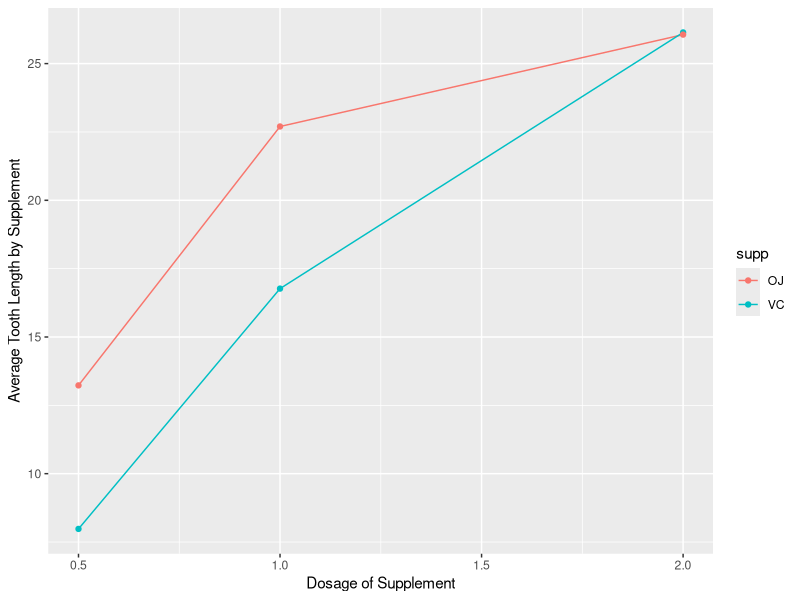

This figure's R source:
## ---- chunk 1
knitr::opts_chunk$set(echo = FALSE)

# check dependencies
if (!require(datasets)){
        install.packages("datasets")
        require(datasets)
}

if (!require(data.table)){
        install.packages("data.table")
        require(data.table)
}

if (!require(ggplot2)){
        install.packages("ggplot2")
        require(ggplot2)
}

## ---- chunk 2
head(ToothGrowth)
## ---- chunk 3
summary(ToothGrowth)
## ---- chunk 4
tg <- as.data.table(ToothGrowth)
setkey(tg, "len")
tg[, avg := mean(len), by = .(supp,dose)]
## ---- chunk 5
d <- unique(tg[,.(supp, dose, avg)][order(-avg)])

print(d)
## ---- chunk 6
qplot(x = dose, y = avg, data = d,  colour = supp, geom = "line", main = , xlab = "Dosage of Supplement", ylab = "Average Tooth Length by Supplement") + geom_point()
## ---- chunk 7
setkey(d, "supp", "dose")
setkey(tg, "supp", "dose")

t.test(x = tg[.("OJ", range(0.5,1.0)), len], y = tg[.("VC", range(0.5,1.0)), len] , alternative = "greater", mu = 0, var.equal = F)
